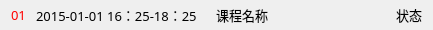
<?xml version="1.0" encoding="UTF-8"?>
<ui version="4.0">
 <class>UILessonBuddy</class>
 <widget class="QWidget" name="UILessonBuddy">
  <property name="geometry">
   <rect>
    <x>0</x>
    <y>0</y>
    <width>430</width>
    <height>29</height>
   </rect>
  </property>
  <property name="maximumSize">
   <size>
    <width>460</width>
    <height>16777215</height>
   </size>
  </property>
  <property name="windowTitle">
   <string>UILessonBuddy</string>
  </property>
  <layout class="QHBoxLayout" name="horizontalLayout">
   <property name="spacing">
    <number>10</number>
   </property>
   <property name="topMargin">
    <number>5</number>
   </property>
   <property name="bottomMargin">
    <number>5</number>
   </property>
   <item>
    <widget class="QLabel" name="number_label">
     <property name="maximumSize">
      <size>
       <width>20</width>
       <height>16777215</height>
      </size>
     </property>
     <property name="font">
      <font>
       <family>微软雅黑</family>
       <pointsize>10</pointsize>
      </font>
     </property>
     <property name="styleSheet">
      <string notr="true">color: rgb(255, 0, 0);</string>
     </property>
     <property name="text">
      <string>01</string>
     </property>
    </widget>
   </item>
   <item>
    <widget class="QLabel" name="time_label">
     <property name="minimumSize">
      <size>
       <width>170</width>
       <height>0</height>
      </size>
     </property>
     <property name="maximumSize">
      <size>
       <width>170</width>
       <height>16777215</height>
      </size>
     </property>
     <property name="font">
      <font>
       <family>微软雅黑</family>
       <pointsize>10</pointsize>
      </font>
     </property>
     <property name="text">
      <string>2015-01-01 16：25-18：25</string>
     </property>
    </widget>
   </item>
   <item>
    <widget class="QLabel" name="name_label">
     <property name="minimumSize">
      <size>
       <width>170</width>
       <height>0</height>
      </size>
     </property>
     <property name="maximumSize">
      <size>
       <width>170</width>
       <height>16777215</height>
      </size>
     </property>
     <property name="font">
      <font>
       <family>微软雅黑</family>
       <pointsize>10</pointsize>
      </font>
     </property>
     <property name="text">
      <string>课程名称</string>
     </property>
    </widget>
   </item>
   <item>
    <widget class="QLabel" name="status_label">
     <property name="font">
      <font>
       <family>微软雅黑</family>
       <pointsize>10</pointsize>
      </font>
     </property>
     <property name="text">
      <string>状态</string>
     </property>
    </widget>
   </item>
  </layout>
 </widget>
 <layoutdefault spacing="6" margin="11"/>
 <resources/>
 <connections/>
</ui>
